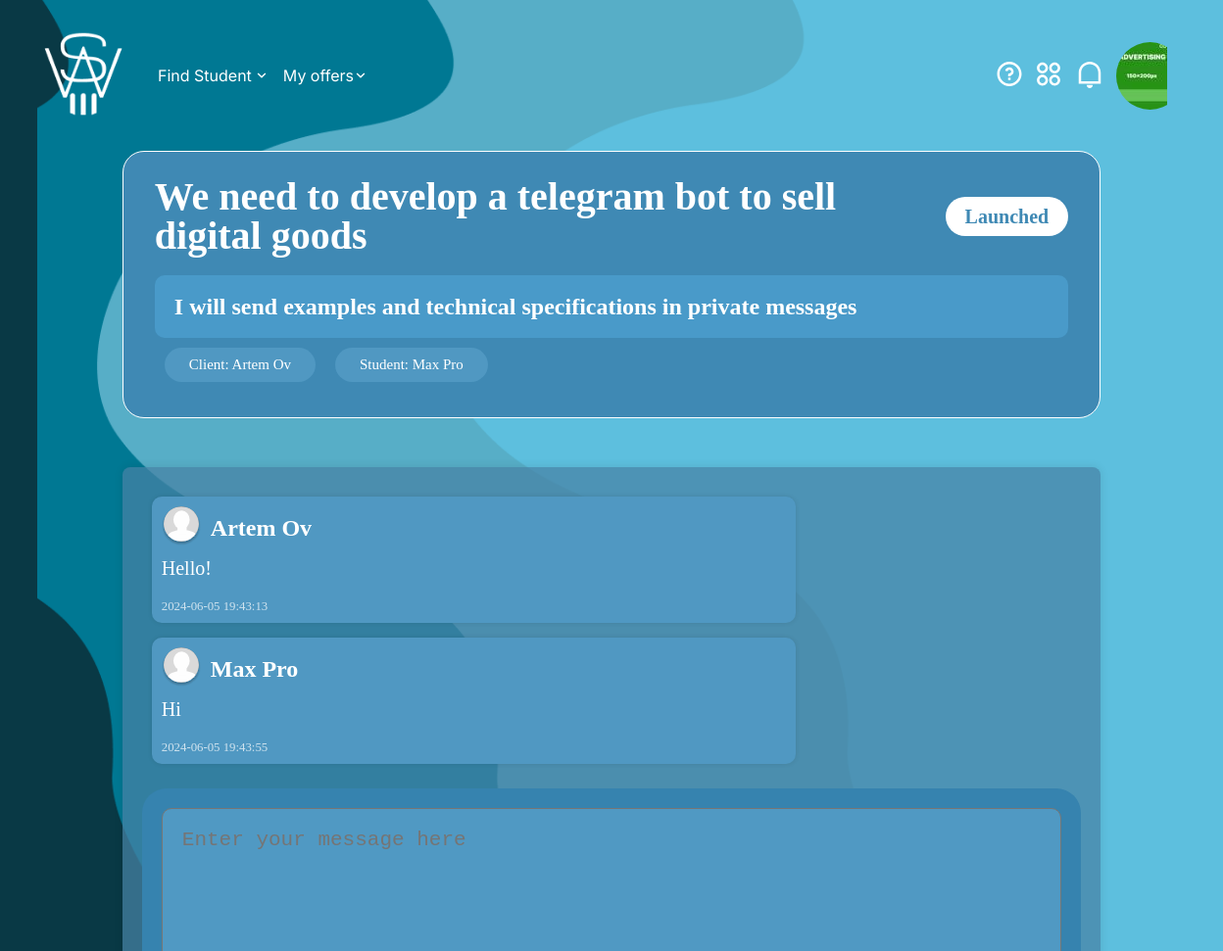
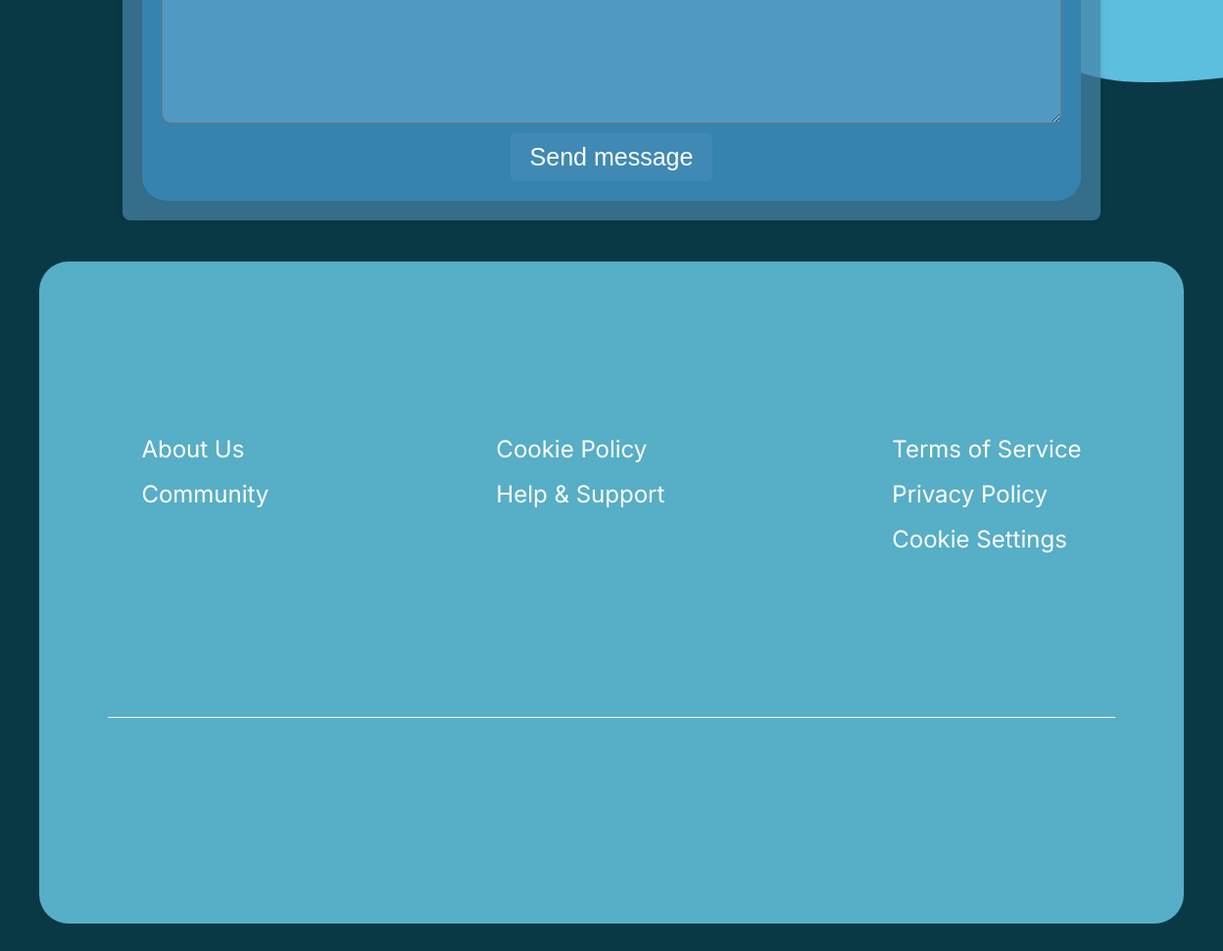
The app's page /offer/3/view (signed in) with its own data (2 pictures, top to bottom).
### main/models.py (models this page shows, shortened)
class MyUser(AbstractUser):
    ROLE_CHOICES = (
        ('student', 'Student'),
        ('client', 'Client'),
    )
    email = models.EmailField(
        unique=True
    )
    phone_number = models.CharField(
        unique=True,
        blank=True,
        null=True,
        max_length=20
    )
    first_name = models.CharField(
        blank=True,
        null=True,
        max_length=100
    )
    last_name = models.CharField(
        blank=True,
        null=True,
        max_length=100
    )
    role = models.CharField(
        blank=True,
        null=True,
        max_length=20,
        choices=ROLE_CHOICES,
        verbose_name='Роль'
    )
    email_verified = models.BooleanField(
        default=False,
        verbose_name='Email verified'
    )
    username = models.CharField(
        max_length=150,
        unique=True,
        null=True,
        blank=True,
        )
    address = models.CharField(
        null=True,
        blank=True,
        max_length=100,
        verbose_name='Address'
    )
    time_zone = TimeZoneField(
        null=True,
        blank=True,
        default="Asia/Dubai",
        verbose_name='Time zone'
    )
    verification_token = models.CharField(
        max_length=100,
        null=True,
        blank=True
    )
    balance = models.DecimalField(
        max_digits=10,
        decimal_places=2,
        default=0,
        verbose_name='Balance'
    )
    about = models.TextField(
        null=True,
        blank=True,
        default='this account is still under development',
        max_length=1000,
        verbose_name='About'
    )
    image = models.ImageField(
        null=True,
        blank=True,
        upload_to='profile_images/',
        verbose_name='Image',
    )
    qualification = models.ForeignKey(
        SetQualificationStudentModel,
        blank=True,
        null=True,
        on_delete=models.CASCADE,
        verbose_name='Qualification'
    )
    price_hour = models.DecimalField(
        max_digits=6,
        decimal_places=2,
        null=True,
        blank=True,
        verbose_name='Price/hour'
    )
    hours_per_week = models.IntegerField(
        blank=True,
        null=True,
        verbose_name='Hours per week'
    )
    skils= models.ManyToManyField(
        SetStudentSkilsModel,
        verbose_name='Skils'
    )
    video_introduction = models.FileField(
        upload_to='video_introductions/',
        null=True,
        blank=True,
        verbose_name='Video introduction'
        )
    user_id_key = models.CharField(
        unique=True,
        max_length=12,
        verbose_name='ID key'
    )

### offer_app/models.py (models this page shows, shortened)
class OffersModel(models.Model):
    CHOICES_STATUS = [
        ('awaits', 'Waiting'),
        ('launched', 'Launched'),
        ('completed', 'Completed')
    ]
    user_client = models.ForeignKey(
        MyUser,
        on_delete=models.CASCADE,
        related_name='client_offers',
        verbose_name='Client'
    )
    user_student = models.ForeignKey(
        MyUser,
        null=True,
        blank=True,
        on_delete=models.CASCADE,
        related_name='student_offers',
        verbose_name='Student',
    )
    title = models.CharField(
        max_length=80,
        verbose_name='Title'
    )
    description = models.TextField(
        max_length=500,
        verbose_name='Description'
    )
    date_add = models.DateTimeField(
        auto_now=True,
        verbose_name='Datetime add'
    )
    tags = models.ManyToManyField(
        TagOfferModel,
        verbose_name='Tags'
    )
    spent = models.DecimalField(
        max_digits=6,
        decimal_places=2,
        verbose_name='Spent'
    )
    status = models.CharField(
        null=True,
        blank=True,
        max_length=20,
        choices=CHOICES_STATUS,
        verbose_name='Status'
    )
    class Meta:
        verbose_name = 'Offer'
        verbose_name_plural = 'Offer'

class MessagesOfferModel(models.Model):
    offer = models.ForeignKey(
        OffersModel,
        on_delete=models.CASCADE,
        verbose_name='Offer'
    )
    from_user = models.ForeignKey(
        MyUser,
        on_delete=models.CASCADE,
        verbose_name='User'
    )
    message = models.TextField(
        max_length=1000,
        verbose_name='Message'
    )
    date_sent = models.DateTimeField(
        auto_now=True,
        verbose_name='Datetime sent'
    )
    class Meta:
        verbose_name = 'Message'
        verbose_name_plural = 'Messages'

### utils/decorators.py (the view)
    def wrap(request, *args, **kwargs):
        if not request.user.email_verified:
            return redirect('success_url')
        return function(request, *args, **kwargs)

### offer_app/forms.py
class MessagesOfferForm(forms.ModelForm):
    class Meta:
        model = MessagesOfferModel
        fields = ('message', )
        widgets = {
            'message': forms.Textarea(attrs={'class': 'form-control', 'placeholder': 'Enter your message here'}),
        }

### ad_app/templatetags/ad_tags.py (called while the page is built)
@register.inclusion_tag('ad/bottom.html')
def display_ad_bottom(placement):
    ads = AdModel.objects.filter(placement=placement)
    return {'ads': ads}

@register.inclusion_tag('ad/header.html')
def display_header_ad(placement):
    ads = AdModel.objects.filter(placement=placement)
    return {'ads': ads}

@register.inclusion_tag('ad/sticky_right.html')
def display_sticky_ad(placement):
    ads = AdModel.objects.filter(placement=placement)
    return {'ads': ads}

@register.inclusion_tag('ad/popup.html')
def display_popup_ad(placement):
    ads = AdModel.objects.filter(placement='popup')
    return {'ads': ads}

### offer_app/views.py (called while the page is built)
@user_is_authenticated
@email_verified_required
def offer_view(request, offer_id):
    offer = get_object_or_404(OffersModel, id=offer_id)
    user = request.user
    if request.method == 'POST':
        form = MessagesOfferForm(request.POST)
        if form.is_valid():
            message = form.save(commit=False)
            message.from_user = user
            message.offer = offer
            message.save()
            return redirect('offer_view', offer_id=offer_id)
    else:
        form_message = MessagesOfferForm()
    messages = MessagesOfferModel.objects.filter(offer=offer)
    context = {
        'offer':offer,
        'user':user,
        'form_message':form_message,
        'messages':messages
    }
    return render(request, 'offer/offer_view.html', context)

### offer_app/templates/offer/offer_view.html (shortened to what this page needs)
{% extends 'base.html' %}
{% load static %}
{% block header %}
    {% include 'home/header.html' %}
{% endblock %}
{% block styles %}
<link rel="stylesheet" href="{% static 'css/offer_view.css' %}">
<link rel="stylesheet" href="{% static 'css/offer_chat.css' %}">
{% endblock %}
{% block content %}
<div class="offer-view">
    <div class="offer-view-container">
        <div class="offer-view-header">
            <h1>{{ offer.title }}</h1>
            {% if offer.status == 'launched' %}
                <span class="offer-view__status offer-view__launched">Launched</span>
            {% elif offer.status == 'completed' %}
                <span class="offer-view__status offer-view__launched">Completed</span>
            {% endif %}
        </div>
        <div class="offer-description">
            <span>
                {{ offer.description }}
            </span>
        </div>
        <div class="offer-team">
            <div class="offer-team__user">
                <span class="">Client:</span>
                <span>{{ offer.user_client.first_name }} {{ offer.user_client.last_name }}</span>
            </div>
            <div class="offer-team__user">
                <span class="">Student:</span>
                <span>{{ offer.user_student.first_name }} {{ offer.user_student.last_name }}</span>
            </div>
        </div>
    </div>
</div>
<div class="offer-chat">
    {% include 'chat/chat.html' %}
</div>
{% endblock %}

### main/templates/home/header.html (shortened to what this page needs)
{% load static %}
{% load ad_tags %}
<header class="header">
    <div class="container">
        <div class="header__inner">
            <div class="start">
                <a href="/" class="header__logo">
                    <img src="{% static 'img/logo.png' %}" width="89" height="89" alt="logo">
                </a>
                {% if user.is_authenticated and user.email_verified %}
                    {% if user.role == 'student' %}
                        <ul class="header__dropdown">
                            <a href="{% url 'student_my_jobs' %}">
                                <li class="header__dropdown-item header__dropdown--active">My jobs</li>
                            </a>
                        </ul>
                    {% elif user.role == 'client' %}
                        <ul class="header__dropdown">
                            <a href="{% url 'client_students' %}">
                                <li class="header__dropdown-item header__dropdown--active">Find Student</li>
                            </a>
                        </ul>
                        <ul class="header__dropdown">
                            <a href="{% url 'client_my_offers' %}">
                                <li class="header__dropdown-item header__dropdown--active">My offers</li>
                            </a>
                        </ul>
                    {% endif %}
                {% endif %}
            </div>
            <div class="end">
                {% if user.is_authenticated and user.email_verified %}
                    <ul class="header__action">
                        <li class="header__action-item">
                            <a href="#!" class="header__action-link">
                                <img src="{% static 'img/ic-1.svg' %}" alt="">
                            </a>
                        </li>
                        <li class="header__action-item">
                            <a href="#!" class="header__action-link">
                                <img src="{% static 'img/ic-2.svg' %}" alt="">
                            </a>
                        </li>
                        <li class="header__action-item">
                            <a href="#!" class="header__action-link">
                                <img src="{% static 'img/ic-3.svg' %}" alt="">
                            </a>
                        </li>
                        <div class="user-av">
                            <a href="{% if user.role == 'client' %}{% url 'client_profile' %}{% elif user.role == 'student' %}{% url 'student_profile' %}{% else %}/admin{% endif %}">
                                {% if user.image %}
                                    <img src="{{ user.image.url }}" alt="">
                                {% else %}
                                    <img src="{% static 'img/user-profile.svg' %}" alt="">
                                {% endif %}
                            </a>
                        </div>
                    </ul>
                {% endif %}
            </div>
        </div>
    </div>
</header>

### offer_app/templates/chat/chat.html (shortened to what this page needs)
{% load static %}
<div class="chat-container" id="chat-container" data-offer-id="{{ offer.id }}">
    <div class="chat-messages">
    {% for message in messages %}
        <div class="message-box {% if message.from_user.id == user.id %}chat-box-message__right{% else %}chat-box-message__left{% endif %}" message-id="{{ message.id }}" data-user-id="{{ message.from_user.id }}">
            <div class="message-box-header {% if message.from_user == user %}right{% else %}left{% endif %}">
                <div class="message-box-header__image">
                    {% if message.from_user.image %}
                    <img src="{{ message.from_user.image.url }}" alt="">
                    {% else %}
                    <img src="{% static 'img/user-profile.svg' %}" alt="">
                    {% endif %}
                </div>
                <div class="message-box-header__name">
                    <span>{{message.from_user.first_name}} {{message.from_user.last_name}}</span>
                </div>
            </div>
            <div class="message-box-body">
                <span>{{message.message}}</span>
            </div>
            <div class="message-box-footer">
                <span class="timestamp">{{message.date_sent|date:"Y-m-d H:i:s"}}</span>
            </div>
        </div>
    {% endfor %}
    </div>
    <div class="chat-control">
        <form method="post" class="message-form">
            {{ form_message.message }}
            <button type="submit" class="send-button">
                Send message
            </button>
        </form>
    </div>
</div>

### offer_app/static/css/offer_view.css (style rules this page uses)
.offer-view { display: flex; justify-content: center; align-items: center; }
.offer-view-container { background-color: #3F89B4; padding: 26px 32px; border-radius: 22px; max-width: 1200px; width: 80%; border: 1px solid #fff; }
.offer-view-container h1 { color: white; font-size: 40px; font-weight: 600; }
.offer-view .offer-description { margin-top: 20px; padding: 20px; border-radius: 10px; background-color: #499ac9; font-size: 24px; color: white; font-weight: 600; }
.offer-view .offer-team { display: flex; }
.offer-view .offer-team .offer-team__user { background-color: #5098c2; margin: 10px; font-size: 15px; padding: 10px 25px 10px 25px; color: white; border-radius: 20px; }
.offer-chat { display: flex; justify-content: center; margin-top: 50px; }
.offer-view-header { display: flex; justify-content: space-between; align-items: center; }
.offer-view__launched { color: #3F89B4; font-size: 20px; background-color: #ffffff; padding: 10px 20px 10px 20px; border-radius: 50px; font-weight: 700; }

### offer_app/static/css/offer_chat.css (style rules this page uses)
.chat-container { background-color: #4783a5b8; padding: 20px; width: 80%; max-width: 1200px; margin: 0 auto; border-radius: 8px; box-shadow: 0 0 10px rgba(0, 0, 0, 0.1); }
.chat-messages { background-color: 0; padding: 10px; border-radius: 8px; max-height: 500px; overflow-y: auto; }
.message-box { display: flex; flex-direction: column; max-width: 70%; padding: 10px; margin-bottom: 15px; border-radius: 10px; position: relative; clear: both; box-shadow: 0 0 5px rgba(0, 0, 0, 0.1); }
.chat-box-message__left { background-color: #5098c2; color: #fff; margin-right: auto; text-align: left; align-self: flex-start; }
.message-box-header { display: flex; align-items: center; margin-bottom: 10px; }
.message-box-header__image img { width: 40px; height: 40px; border-radius: 50%; margin-right: 10px; }
.message-box-header__name { font-weight: bold; font-size: 24px; }
.message-box-body { margin-bottom: 10px; font-size: 20px; }
.message-box-footer { margin-top: 10px; }
.message-box-footer .timestamp { font-size: 0.8em; color: #ffffffb9; }
.left { margin-right: auto; }
.chat-control { padding: 20px; background-color: #3683af; border-radius: 25px; }
.message-form { display: flex; justify-content: space-between; flex-direction: column; align-items: center; }
.form-control { background-color: rgb(80 153 195); width: 100%; padding: 20px; font-size: 21px; border-radius: 10px; color: white; }
.send-button { padding: 10px 20px; background-color: #3F89B4; color: #fff; border: none; margin-top: 10px; border-radius: 5px; cursor: pointer; font-size: 25px; outline: none; transition: background-color 0.3s ease; }

### records on screen
MyUser: image (picture)
OffersModel: title "We need to develop a telegram bot to sell digital goods", description "I will send examples and technical specifications in private messages", user_client.first_name "Artem", user_client.last_name "Ov", user_student.first_name "Max", user_student.last_name "Pro"
MessagesOfferModel: from_user.first_name "Artem", from_user.last_name "Ov", message "Hello!", date_sent "2024-06-05 19:43:13"
MessagesOfferModel: from_user.first_name "Max", from_user.last_name "Pro", message "Hi", date_sent "2024-06-05 19:43:55"
